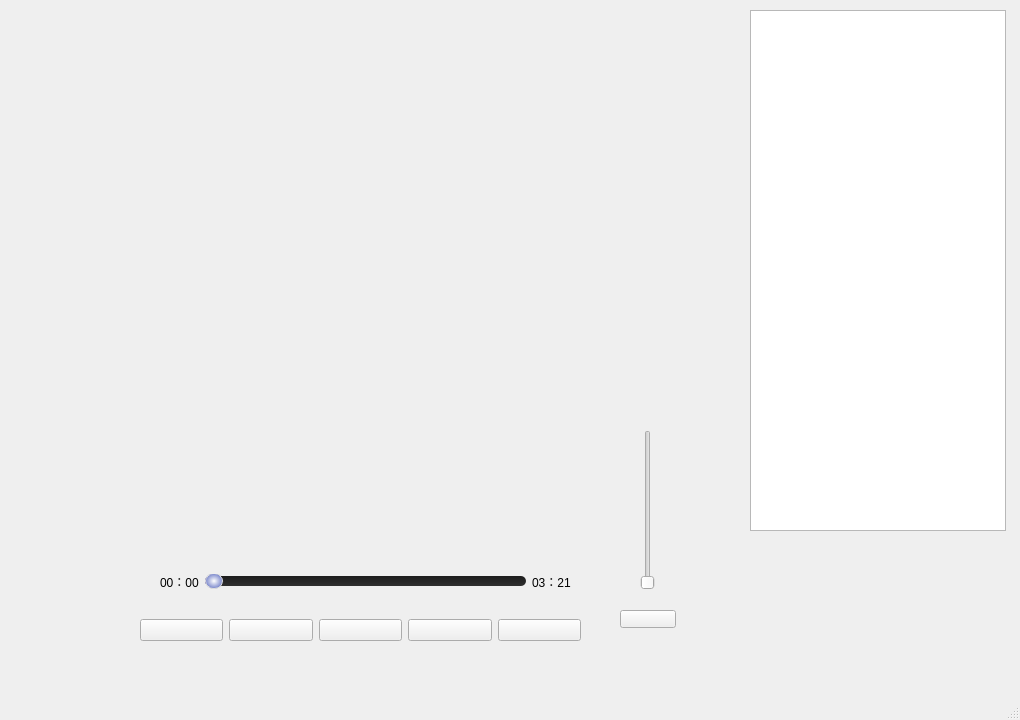
<?xml version="1.0" encoding="UTF-8"?>
<ui version="4.0">
 <class>MainWindow</class>
 <widget class="QMainWindow" name="MainWindow">
  <property name="geometry">
   <rect>
    <x>0</x>
    <y>0</y>
    <width>1020</width>
    <height>720</height>
   </rect>
  </property>
  <property name="windowTitle">
   <string>MainWindow</string>
  </property>
  <property name="styleSheet">
   <string notr="true">QSlider::groove:horizontal {
    border: none;
    height: 6px;
    border-radius: 3px;
    background-color: #f0f0f0;  /* 更浅的灰色背景 */
}
    
QSlider::handle:horizontal {
    background-color: #ffffff;  /* 白色进度球 */
    border: 1px solid #dddddd;  /* 更浅的边框 */
    width: 14px;
    height: 14px;
    margin: -4px 0;
    border-radius: 7px;
}
    
QSlider::sub-page:horizontal {
    background-color: #7986cb;  /* 更浅的紫蓝色已播放部分 */
    border: none;
    height: 6px;
    border-radius: 3px;
}</string>
  </property>
  <widget class="QWidget" name="centralwidget">
   <widget class="QWidget" name="widget" native="true">
    <property name="geometry">
     <rect>
      <x>140</x>
      <y>600</y>
      <width>441</width>
      <height>61</height>
     </rect>
    </property>
    <layout class="QHBoxLayout" name="horizontalLayout">
     <item>
      <widget class="QPushButton" name="listBtn">
       <property name="text">
        <string/>
       </property>
      </widget>
     </item>
     <item>
      <widget class="QPushButton" name="prevBtn">
       <property name="text">
        <string/>
       </property>
      </widget>
     </item>
     <item>
      <widget class="QPushButton" name="playBtn">
       <property name="text">
        <string/>
       </property>
      </widget>
     </item>
     <item>
      <widget class="QPushButton" name="nextBtn">
       <property name="text">
        <string/>
       </property>
      </widget>
     </item>
     <item>
      <widget class="QPushButton" name="modelBtn">
       <property name="text">
        <string/>
       </property>
      </widget>
     </item>
    </layout>
   </widget>
   <widget class="QListWidget" name="musicList">
    <property name="geometry">
     <rect>
      <x>750</x>
      <y>10</y>
      <width>256</width>
      <height>521</height>
     </rect>
    </property>
   </widget>
   <widget class="QWidget" name="layoutWidget">
    <property name="geometry">
     <rect>
      <x>160</x>
      <y>570</y>
      <width>411</width>
      <height>24</height>
     </rect>
    </property>
    <layout class="QHBoxLayout" name="horizontalLayout_2">
     <item>
      <widget class="QLabel" name="currentTime">
       <property name="text">
        <string>00：00</string>
       </property>
      </widget>
     </item>
     <item>
      <widget class="QSlider" name="progressBar">
       <property name="styleSheet">
        <string notr="true">QSlider::groove:horizontal {
    border: none;
    height: 10px;
    border-radius: 5px;
    background: qlineargradient(x1:0, y1:0, x2:0, y2:1, stop:0 #1c1c1c, stop:1 #2f2f2f);
}
    
QSlider::handle:horizontal {
    background: qradialgradient(cx:0.5, cy:0.5, radius:0.5, fx:0.5, fy:0.5, stop:0 #ffffff, stop:1 #7986cb);
    width: 16px;
    height: 16px;
    margin: -3px 0;
    border-radius: 8px;
}
    
QSlider::sub-page:horizontal {
    background: qlineargradient(x1:0, y1:0, x2:1, y2:0, stop:0 #5e35b1, stop:1 #7986cb);
    border: none;
    height: 10px;
    border-radius: 5px;
}</string>
       </property>
       <property name="orientation">
        <enum>Qt::Horizontal</enum>
       </property>
      </widget>
     </item>
     <item>
      <widget class="QLabel" name="totalTime">
       <property name="text">
        <string>03：21</string>
       </property>
      </widget>
     </item>
    </layout>
   </widget>
   <widget class="QSlider" name="volumeSlider">
    <property name="geometry">
     <rect>
      <x>640</x>
      <y>430</y>
      <width>16</width>
      <height>160</height>
     </rect>
    </property>
    <property name="styleSheet">
     <string notr="true">QSlider::groove:horizontal {
            height: 5px;
            background: #e0e0e0;
            border-radius: 2px;
        }
        QSlider::handle:horizontal {
            background: #ffffff;
            border: 1px solid #cccccc;
            width: 12px;
            height: 12px;
            margin: -4px 0;
            border-radius: 6px;
        }
        QSlider::sub-page:horizontal {
            background: #5e35b1;
            border-radius: 2px;
        }</string>
    </property>
    <property name="orientation">
     <enum>Qt::Vertical</enum>
    </property>
   </widget>
   <widget class="QPushButton" name="muteBtn">
    <property name="geometry">
     <rect>
      <x>620</x>
      <y>610</y>
      <width>56</width>
      <height>18</height>
     </rect>
    </property>
    <property name="text">
     <string/>
    </property>
   </widget>
   <widget class="QWidget" name="widget_2" native="true">
    <property name="geometry">
     <rect>
      <x>530</x>
      <y>319</y>
      <width>71</width>
      <height>191</height>
     </rect>
    </property>
   </widget>
   <widget class="QLabel" name="volumeLabel">
    <property name="geometry">
     <rect>
      <x>630</x>
      <y>590</y>
      <width>40</width>
      <height>12</height>
     </rect>
    </property>
    <property name="text">
     <string/>
    </property>
   </widget>
  </widget>
  <widget class="QMenuBar" name="menubar">
   <property name="geometry">
    <rect>
     <x>0</x>
     <y>0</y>
     <width>1020</width>
     <height>18</height>
    </rect>
   </property>
  </widget>
  <widget class="QStatusBar" name="statusbar"/>
 </widget>
 <resources/>
 <connections/>
</ui>
